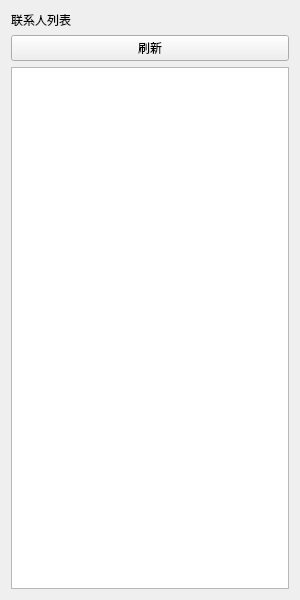
<?xml version="1.0" encoding="UTF-8"?>
<ui version="4.0">
 <class>ContactList</class>
 <widget class="QWidget" name="ContactList">
  <property name="geometry">
   <rect>
    <x>0</x>
    <y>0</y>
    <width>300</width>
    <height>600</height>
   </rect>
  </property>
  <property name="windowTitle">
   <string>联系人</string>
  </property>
  <layout class="QVBoxLayout" name="verticalLayout">
   <item>
    <widget class="QLabel" name="titleLabel">
     <property name="text">
      <string>联系人列表</string>
     </property>
    </widget>
   </item>
   <item>
    <widget class="QPushButton" name="refreshButton">
     <property name="text">
      <string>刷新</string>
     </property>
    </widget>
   </item>
   <item>
    <widget class="QListWidget" name="contactListWidget"/>
   </item>
  </layout>
 </widget>
 <resources/>
 <connections/>
</ui>
